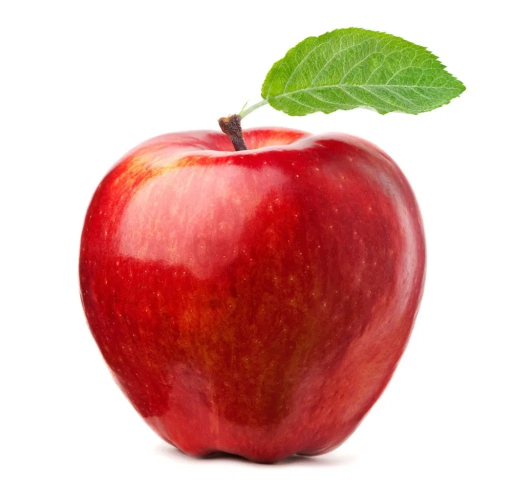
#> input picture Figuras/Maca.webp, 1024 x 978 px, found by its file name (shown at 1/2 size)
$ python ProcessSenoCP4J.py
#> lines starting #> are read from the running program, lines starting #| are printed output that depends on the picture
### Testes/CalculaTamanhoImpressao.py
# Tamanho da impressão
# [55 lines left out: function tamanhoImpressao, not called in this run]

def tamanhoImpressaoPX(folha, orientacao):
    if orientacao == 'Paisagem' or orientacao == 'Horizontal':
        if folha == 'A6':
            h = 1240
            w = 1748
        elif folha == 'A5':
            h = 1748
            w = 2480
        elif folha == 'A4':
            h = 2480
            w = 3508
        elif folha == 'A3':
            h = 3508
            w = 4961
        elif folha == 'A2':
            h = 4961
            w = 7016
        elif folha == 'A1':
            h = 7016
            w = 9933
        else:
            print('ERRO: Não há esta opção disponível. Selecione entre: A1, A2, A3, A4, A5 e A6')
            print('')
    elif orientacao == 'Retrato' or orientacao == 'Vertical':
        if folha == 'A6':
            h = 1748
            w = 1240
        elif folha == 'A5':
            h = 2480
            w = 1748
        elif folha == 'A4':
            h = 3508
            w = 2480
        elif folha == 'A3':
            h = 4961
            w = 3508
        elif folha == 'A2':
            h = 7016
            w = 4961
        elif folha == 'A1':
            h = 9933
            w = 7016
        else:
            print('ERRO: Não há esta opção disponível. Selecione entre: A1, A2, A3, A4, A5 e A6')
            print('')
    else:
        print('ERRO: Não há esta opcão disponível. Selecione entre: Paisagem, Horizontal, Retrato ou Vertical')
        print('')

    print('Dimensões do papel [px]')
    print('H:', h)
    print('W:', w)
    print('')

    return h, w

### Testes/ProcessSenoCP4J.py
import matplotlib.pyplot as plt
import CalculaTamanhoImpressao as tam
import cv2
import numpy as np

def Bordas(arquivo, folha, orientacao):
#> called with arquivo = 'Figuras/Maca.webp', folha = 'A4', orientacao = 'Retrato'
    print('Folha:',folha)
    print('Orientacao:',orientacao)
    print('')

    fig = cv2.imread(arquivo, cv2.IMREAD_COLOR)
#> fig is the input picture: shape (978, 1024, 3); mean B, G, R 166.1, 173.2, 220.5
    figgray = cv2.cvtColor(fig, cv2.COLOR_BGR2GRAY)
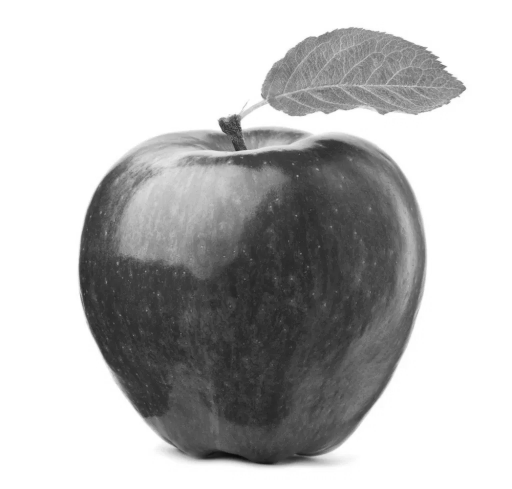
#> figgray: shape (978, 1024) (shown at 1/2 size); min 9, max 255, mean 186.5
    sheet = tam.tamanhoImpressaoPX(folha, orientacao)

    PropPapel = sheet[1]/sheet[0]
    PropFig = fig.shape[1]/figgray.shape[0]
#> PropFig = 1.05

    if PropPapel <= PropFig:
        height = int((figgray.shape[0]/figgray.shape[1]) * sheet[1])
#> height = 2368
        width = int(sheet[1])
    else:
        height = int(sheet[0])
        width = int((figgray.shape[1]/figgray.shape[0]) * sheet[0])

    print('Dimensoes da imagem [px]')
    print('H:', height)
#| H: 2368
    print('W:', width)
    print('')

    resized = cv2.resize(figgray, (width, height), interpolation= cv2.INTER_LINEAR)

    # to fit the picture in the middle:
    mediaX = int((sheet[1]-resized.shape[1])/2)
#> mediaX = 0
    mediaY = int((sheet[0]-resized.shape[0])/2)
#> mediaY = 570

    #DIMINUI A QUANTIDADE DE PIXELS
    resized2 = cv2.resize(resized, (int(height/40), int(width/40)), interpolation= cv2.INTER_LINEAR)
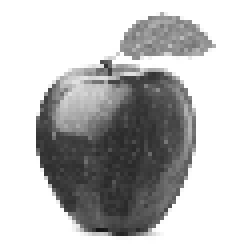
#> resized2: shape (62, 59) (shown 4 times larger); min 21, max 255, mean 186.6

    print('Dimensões da imagem redimensionada [px]:')
    print('H:', resized2.shape[0])
#| H: 62
    print('W:', resized2.shape[1])
#| W: 59
    print('')
    # print(resized2)
    print('Número de linhas:', len(resized2))
#| Número de linhas: 62
    print('')

    FreqAmp = []
    ListaX = []
    ListaY = []

    fm = 10 # Frequencia máxima
    am = 1 # Amplitude máxima

    pxtocm = 1   # Relação de 1 pixel para 1 cm
    # print(resized2)
    for e in resized2:
        for index, f in enumerate(e):
            FreqAmp.append([int(fm-((f/255)*fm)+1), (am-((f/255)*am))])
            initialX = index*pxtocm + mediaX
            initialY = index*pxtocm + (pxtocm/2)+mediaY

            ListaX.append(initialX)
            ListaY.append(initialY)
#> this loop made 62 passes
#> after the loop, FreqAmp = 3658 pairs, first value 1 to 10, second value 0 to 0.918; ListaX = 3658 values, max 58 at index 58, min 0 at index 0, mean 29; ListaY = 3658 values, max 628.5 at index 58, min 570.5 at index 0, mean 599.5

    for index2, px in enumerate(range(len(FreqAmp))):

        parcelaX = pxtocm/(FreqAmp[px][0])
        parcelaY = FreqAmp[px][1]/2

    while parcelaX <= pxtocm:
        #Pontos em X
        pontoX = initialX + parcelaX
        ListaX.append(pontoX)
        parcelaX+=parcelaX
        #Pontos em Y
        if index2 % 2 == 0:
             ListaY.append(initialY + parcelaY)
        else:
             ListaY.append(initialY - parcelaY)
#> this loop made 1 pass
#> (pontoX, parcelaX) on pass 1: (59, 2)
#> after the loop, ListaX = 3659 values, max 59 at index 3658, min 0 at index 0, mean 29.01; ListaY = 3659 values, max 628.5 at index 58, min 570.5 at index 0, mean 599.5; parcelaX = 2

    # [9 lines of commented-out code are left out]

    print(len(ListaX))
#| 3659
    plt.plot(ListaX,ListaY,'o')
    plt.show()
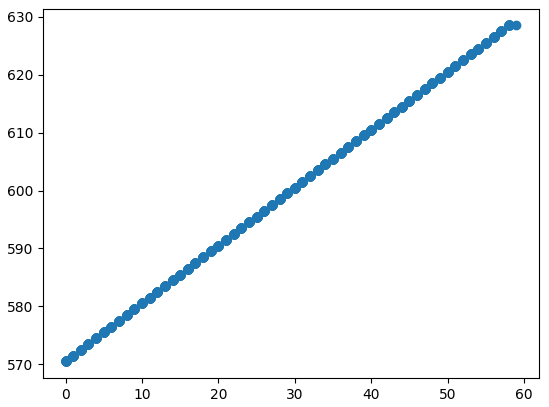
#> figure drawn by matplotlib, 1 panel

    # print(len(FreqAmp))
    # plt.imshow(resized2)
    # plt.show()
    return resized2


arquivo = 'Figuras/Maca.webp'

Bordas(arquivo, 'A4', 'Retrato')

$ run again, with Figuras/gato.webp copied over Figuras/Maca.webp
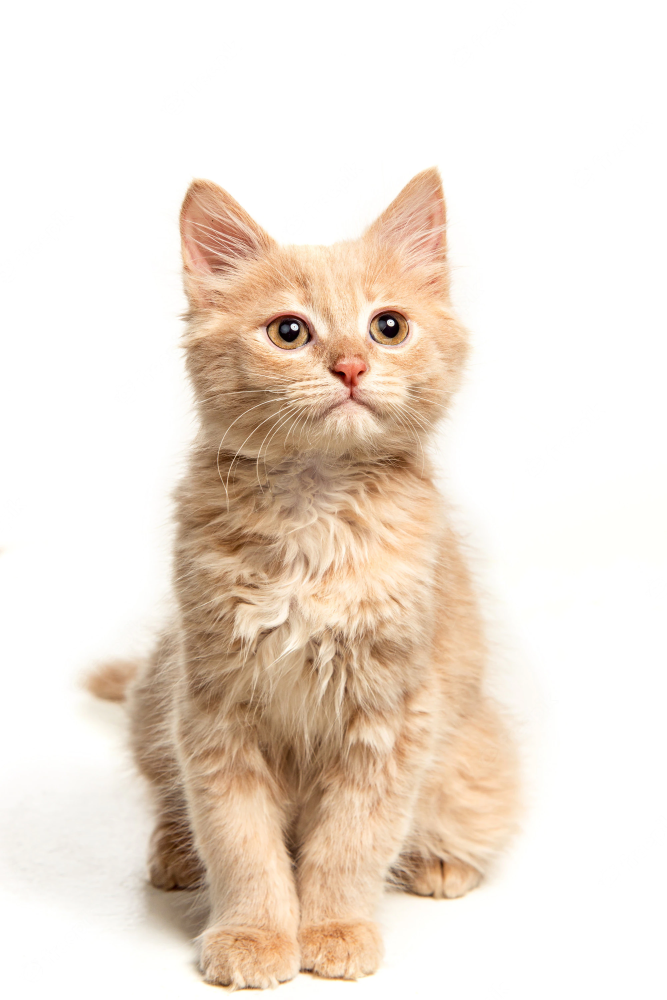
#> input picture Figuras/gato.webp, 2000 x 3000 px, found by its file name (shown at 1/3 size)
#> in Bordas, fig is the input picture: shape (3000, 2000, 3); mean B, G, R 213.8, 225.7, 238.2
#| W: 2338
#> in Bordas, `resized2 = cv2.resize(resized, (int(height/40), int(width/40)), interp..`:
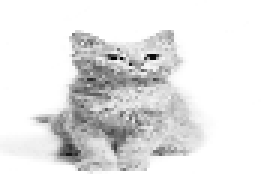
#> resized2: shape (58, 87) (shown 3 times larger); min 3, max 255, mean 228.1
#| H: 58
#| W: 87
#| Número de linhas: 58
#> the loop in Bordas, `for e in resized2:` made 58 passes
#> after the loop in Bordas, `for e in resized2:`: FreqAmp = 5046 pairs, first value 1 to 10, second value 0 to 0.988; ListaX = 5046 values, max 157 at index 86, min 71 at index 0, mean 114; ListaY = 5046 values, max 86.5 at index 86, min 0.5 at index 0, mean 43.5
#> the loop in Bordas, `while parcelaX <= pxtocm:` made 1 pass
#> (pontoX, parcelaX) on pass 1: (158, 2)
#> after the loop in Bordas, `while parcelaX <= pxtocm:`: ListaX = 5047 values, max 158 at index 5046, min 71 at index 0, mean 114; ListaY = 5047 values, max 86.5 at index 86, min 0.5 at index 0, mean 43.51; parcelaX = 2
#| 5047
#> in Bordas, `plt.show()`:
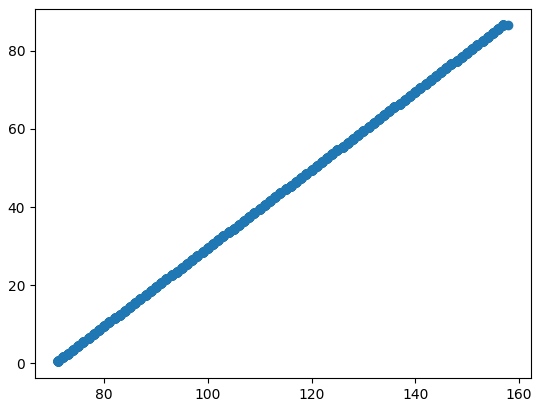
#> figure drawn by matplotlib, 1 panel

$ run again, with Figuras/Audrey.png saved as Figuras/Maca.webp
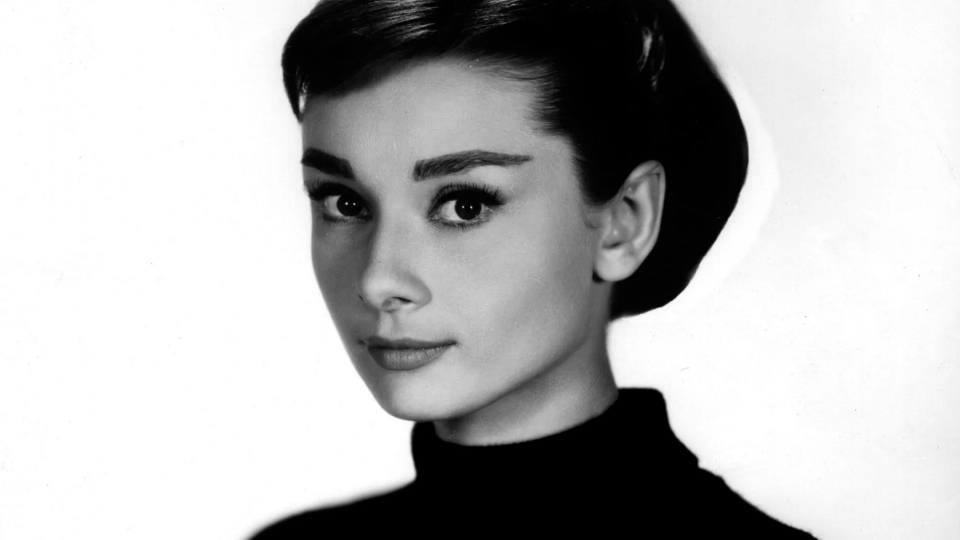
#> input picture Figuras/Audrey.png, 1920 x 1080 px, found by its file name (shown at 1/2 size)
#> in Bordas, fig is the input picture: shape (1080, 1920, 3); mean B, G, R 180.9, 180.9, 180.9
#| H: 1395
#> in Bordas, `resized2 = cv2.resize(resized, (int(height/40), int(width/40)), interp..`:
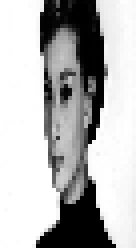
#> resized2: shape (62, 34) (shown 4 times larger); min 0, max 255, mean 181
#| H: 62
#| W: 34
#| Número de linhas: 62
#> the loop in Bordas, `for e in resized2:` made 62 passes
#> after the loop in Bordas, `for e in resized2:`: FreqAmp = 2108 pairs, first value 1 to 11, second value 0 to 1; ListaX = 2108 values, max 33 at index 33, min 0 at index 0, mean 16.5; ListaY = 2108 values, max 1089.5 at index 33, min 1056.5 at index 0, mean 1073
#> the loop in Bordas, `for index2, px in enumerate(range(len(FreqAmp))): ` made 2108 passes
#> (parcelaX, parcelaY) on passes 1 to 3: (1, 0.00196), (1, 0), (1, 0)
#> the loop in Bordas, `while parcelaX <= pxtocm:` made 1 pass
#> (pontoX, parcelaX) on pass 1: (34, 2)
#> after the loop in Bordas, `while parcelaX <= pxtocm:`: ListaX = 2109 values, max 34 at index 2108, min 0 at index 0, mean 16.51; ListaY = 2109 values, max 1089.5 at index 33, min 1056.5 at index 0, mean 1073; parcelaX = 2
#| 2109
#> in Bordas, `plt.show()`:
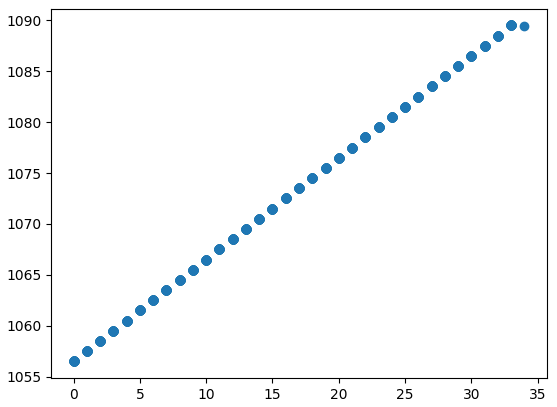
#> figure drawn by matplotlib, 1 panel
